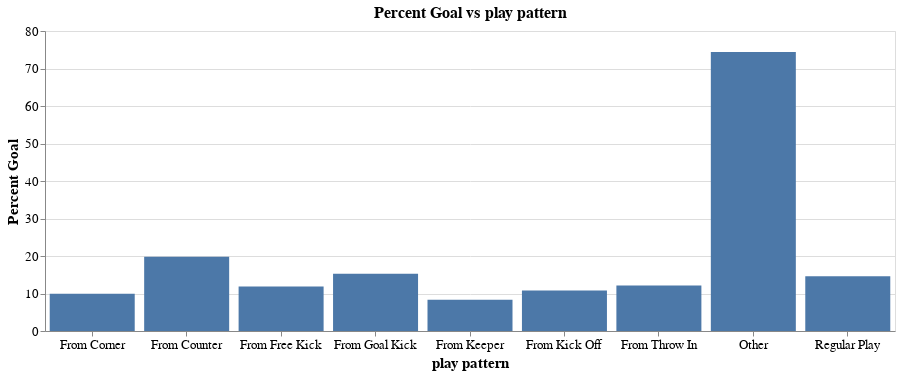

The code cell stored with this chart in its notebook:
### Markdown cell above
#### 2.3.3 Percent goals by player pattern

### Code cell
plot_percent_goal_vs_attr("play pattern", "bar")

### Figure 1 — Vega-Lite specification as saved in the notebook (floating-point values rounded to 4 significant figures)
{"$schema": "https://vega.github.io/schema/vega-lite/v3.4.0.json", "config": {"axis": {"labelFontSize": 13, "titleFontSize": 15}, "mark": {"tooltip": null}, "title": {"fontSize": 16}, "view": {"height": 300, "width": 400}}, "data": {"name": "data-db66181f267e5e0328f29318e9b041d0"}, "datasets": {"data-db66181f267e5e0328f29318e9b041d0": [{"Goal": 121, "No Goal": 1099, "Percent Goal": 9.918, "play pattern": "From Corner"}, {"Goal": 79, "No Goal": 320, "Percent Goal": 19.8, "play pattern": "From Counter"}, {"Goal": 258, "No Goal": 1917, "Percent Goal": 11.86, "play pattern": "From Free Kick"}, {"Goal": 44, "No Goal": 244, "Percent Goal": 15.28, "play pattern": "From Goal Kick"}, {"Goal": 9, "No Goal": 99, "Percent Goal": 8.333, "play pattern": "From Keeper"}, {"Goal": 13, "No Goal": 107, "Percent Goal": 10.83, "play pattern": "From Kick Off"}, {"Goal": 165, "No Goal": 1192, "Percent Goal": 12.16, "play pattern": "From Throw In"}, {"Goal": 93, "No Goal": 32, "Percent Goal": 74.4, "play pattern": "Other"}, {"Goal": 468, "No Goal": 2740, "Percent Goal": 14.59, "play pattern": "Regular Play"}]}, "encoding": {"x": {"axis": {"labelAngle": 0, "title": "play pattern"}, "field": "play pattern", "type": "nominal"}, "y": {"axis": {"title": "Percent Goal"}, "field": "Percent Goal", "type": "quantitative"}}, "height": 300, "mark": "bar", "title": "Percent Goal vs play pattern", "width": 850}
